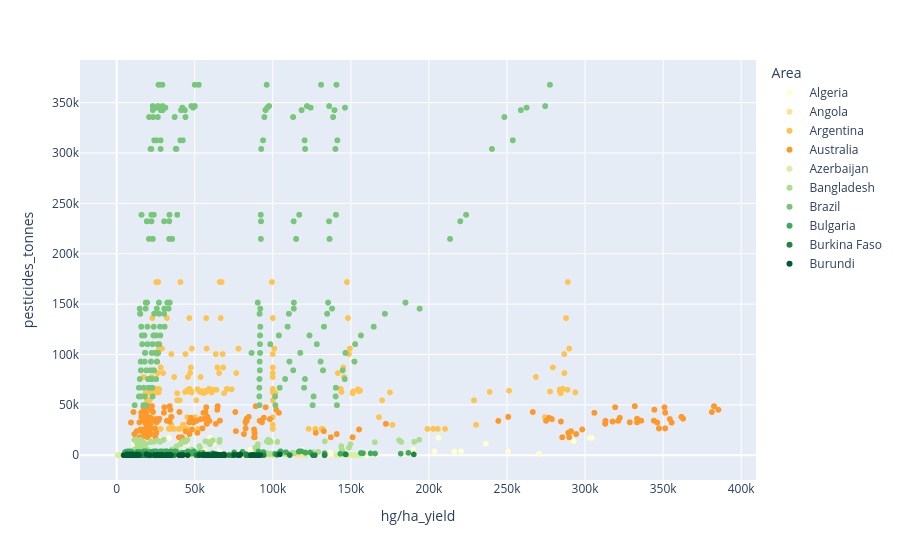
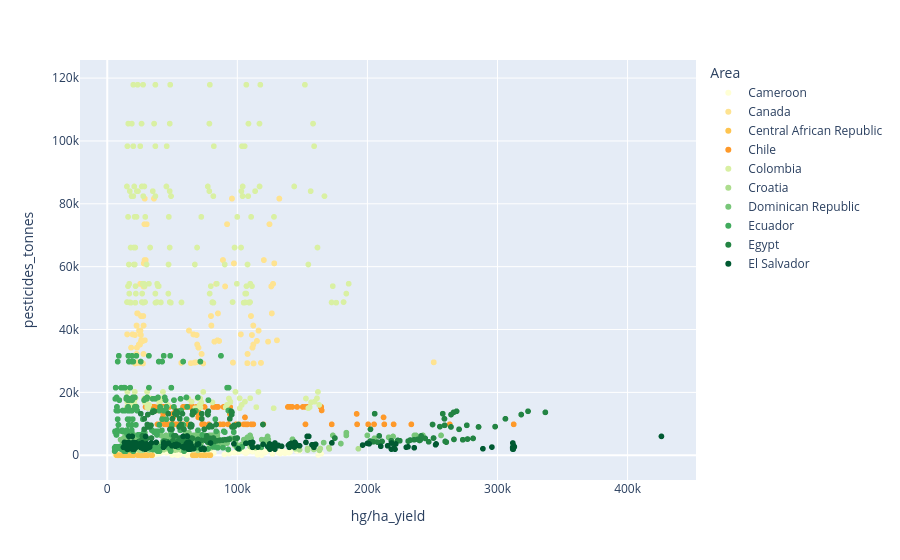
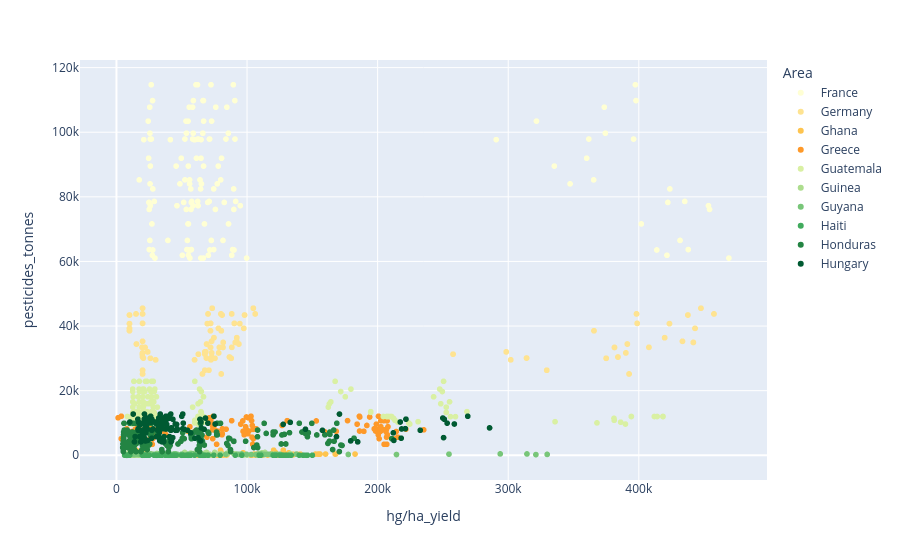
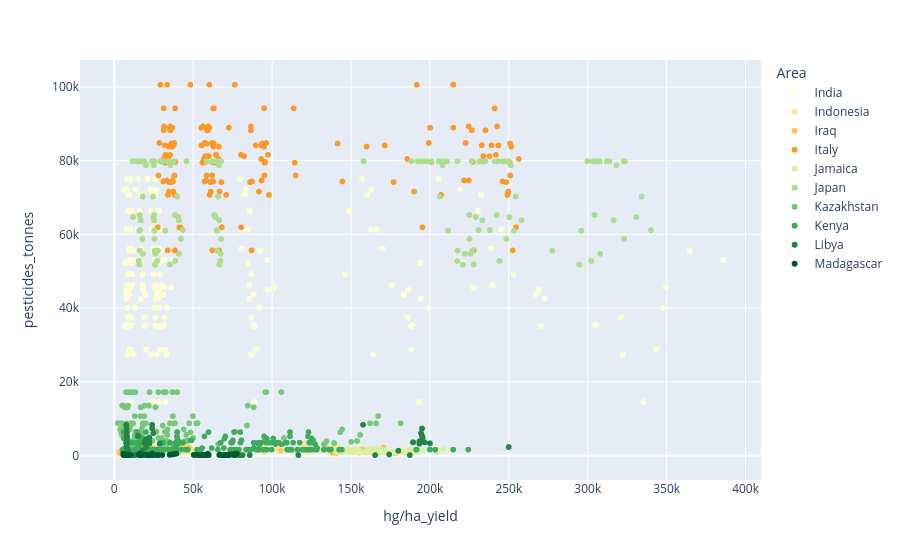

The notebook cell saved with these charts, in order:
### Code cell
num_plots = 7
areas_per_plot = 10

# Get unique areas 
unique_areas = sorted(df['Area'].unique())

# Split into chunks
area_chunks = [unique_areas[i:i+areas_per_plot] for i in range(0, len(unique_areas), areas_per_plot)]
area_chunks[-2] = unique_areas[-11:]
fig, axs = plt.subplots(ncols=num_plots)
j=0
for i, ax in enumerate(axs):

    plot_df = df[df['Area'].isin(area_chunks[i])]
    
    ax = px.scatter(plot_df, x='hg/ha_yield', y='pesticides_tonnes',color="Area",color_discrete_sequence=colorss.greens)
    j+=1
   
    ax.show()
plt.clf()

### Figure 1 — Plotly figure (JSON) as saved in the notebook; plotly's stock layout.template omitted (floating-point values rounded to 4 significant figures; data arrays with more than 128 entries replaced by an {"elided": "..."} marker saying what was removed)
{"data": [{"hovertemplate": "Area=Algeria<br>hg/ha_yield=%{x}<br>pesticides_tonnes=%{y}<extra></extra>", "legendgroup": "Algeria", "marker": {"color": "#ffffd4", "symbol": "circle"}, "mode": "markers", "name": "Algeria", "showlegend": true, "type": "scattergl", "x": [16500, 78936, 28000, 16571, 6315, 19231, 90747, 26786, 24231, 10809, 22828, 107917, 24733, 40000, 9939, 12500, 111215, 23111, 50000, 8097, 4512, 95078, 21374, 7999, 16115, 136768, 19598, 12667, 8924, 17154, 134629, 17861, 14750, 13090, 21417, 141042, 15000, 40000, 8016, 17222, 160256, 15000, 24500, 8847, 22375, 153532, 13942, 27000, 10711, 36186, 166143, 13052, 69500, 9194, 27175, 147018, 12314, 27750, 11104, 33480, 183774, 12959, 33900, 10739, 31729, 203585, 12829, 43316, 13582, 33864, 216267, 12998, 33486, 15057, 65668, 220689, 12769, 56728, 15068, 85625, 189927, 13375, 119059, 12742, 44714, 236393, 13952, 61786, 11038, 30914, 250764, 14594, 90465, 15975, 25827, 270526, 15305, 30286, 14838, 23374, 292806, 16081, 100000, 17405, 25583, 304291, 16667, 206000, 17639, 33649, 303218, 17778, 60000, 19100], "xaxis": "x", "y": [1829.0, 1829.0, 1829.0, 1829.0, 1829.0, 2462.0, 2462.0, 2462.0, 2462.0, 2462.0, 1215.0, 1215.0, 1215.0, 1215.0, 1215.0, 1022.0, 1022.0, 1022.0, 1022.0, 1022.0, 1255.0, 1255.0, 1255.0, 1255.0, 2697.0, 2697.0, 2697.0, 2697.0, 2697.0, 479.8, 479.8, 479.8, 479.8, 479.8, 401.2, 401.2, 401.2, 401.2, 401.2, 322.8, 322.8, 322.8, 322.8, 322.8, 654.5, 654.5, 654.5, 654.5, 654.5, 603.7, 603.7, 603.7, 603.7, 603.7, 710.1, 710.1, 710.1, 710.1, 710.1, 816.5, 816.5, 816.5, 816.5, 816.5, 3748.0, 3748.0, 3748.0, 3748.0, 3748.0, 3663.0, 3663.0, 3663.0, 3663.0, 3663.0, 4111.0, 4111.0, 4111.0, 4111.0, 4111.0, 5391.0, 5391.0, 5391.0, 5391.0, 5391.0, 11560.0, 11560.0, 11560.0, 11560.0, 11560.0, 3868.0, 3868.0, 3868.0, 3868.0, 3868.0, 1296.0, 1296.0, 1296.0, 1296.0, 1296.0, 13860.0, 13860.0, 13860.0, 13860.0, 13860.0, 17380.0, 17380.0, 17380.0, 17380.0, 17380.0, 17280.0, 17280.0, 17280.0, 17280.0, 17280.0], "yaxis": "y"}, {"hovertemplate": "Area=Angola<br>hg/ha_yield=%{x}<br>pesticides_tonnes=%{y}<extra></extra>", "legendgroup": "Angola", "marker": {"color": "#fee391", "symbol": "circle"}, "mode": "markers", "name": "Angola", "showlegend": true, "type": "scattergl", "x": {"elided": "164 int values"}, "xaxis": "x", "y": {"elided": "164 float values"}, "yaxis": "y"}, {"hovertemplate": "Area=Argentina<br>hg/ha_yield=%{x}<br>pesticides_tonnes=%{y}<extra></extra>", "legendgroup": "Argentina", "marker": {"color": "#fec44f", "symbol": "circle"}, "mode": "markers", "name": "Argentina", "showlegend": true, "type": "scattergl", "x": {"elided": "368 int values"}, "xaxis": "x", "y": {"elided": "368 float values"}, "yaxis": "y"}, {"hovertemplate": "Area=Australia<br>hg/ha_yield=%{x}<br>pesticides_tonnes=%{y}<extra></extra>", "legendgroup": "Australia", "marker": {"color": "#fe9929", "symbol": "circle"}, "mode": "markers", "name": "Australia", "showlegend": true, "type": "scattergl", "x": {"elided": "966 int values"}, "xaxis": "x", "y": {"elided": "966 float values"}, "yaxis": "y"}, {"hovertemplate": "Area=Azerbaijan<br>hg/ha_yield=%{x}<br>pesticides_tonnes=%{y}<extra></extra>", "legendgroup": "Azerbaijan", "marker": {"color": "#d9f0a3", "symbol": "circle"}, "mode": "markers", "name": "Azerbaijan", "showlegend": true, "type": "scattergl", "x": [18740, 82701, 7292, 578, 1141, 21705, 13918, 78059, 9461, 1659, 811, 16855, 14619, 82623, 10059, 2323, 1905, 16296, 11810, 97450, 19890, 1317, 10000, 14940, 17369, 101359, 36917, 1389, 9363, 16627, 24340, 82711, 46082, 833, 10667, 16914, 29541, 95259, 48046, 857, 11111, 15764, 35343, 95214, 44415, 12000, 19992, 32484, 89357, 50191, 2434, 11940, 23223, 37823, 109774, 48495, 12222, 26154, 43463, 121132, 46532, 26028, 46071, 141416, 39810, 17568, 25748, 47703, 153215, 35903, 5789, 25818, 45777, 149497, 42375, 10000, 4906, 26050, 46175, 154570, 33886, 4000, 26722, 47784, 156430, 27973, 12000, 5000, 27251, 47990, 149950, 25279, 6677, 25946, 45551, 144945, 23963, 7136, 19381, 45460, 143973, 20947, 6717, 24376, 51029, 146740, 22249, 1500, 6587, 26144, 53903, 151999, 22808, 5000, 6457, 26719], "xaxis": "x", "y": [148.7, 148.7, 148.7, 148.7, 148.7, 148.7, 148.7, 148.7, 148.7, 148.7, 148.7, 148.7, 148.7, 148.7, 148.7, 148.7, 148.7, 148.7, 148.7, 148.7, 148.7, 148.7, 148.7, 148.7, 148.7, 148.7, 148.7, 148.7, 148.7, 148.7, 148.7, 148.7, 148.7, 148.7, 148.7, 148.7, 148.7, 148.7, 148.7, 148.7, 148.7, 148.7, 148.7, 148.7, 148.7, 148.7, 148.7, 148.7, 148.7, 148.7, 148.7, 148.7, 148.7, 148.7, 148.7, 148.7, 148.7, 148.7, 148.7, 148.7, 148.7, 148.7, 148.7, 148.7, 148.7, 148.7, 148.7, 148.7, 148.7, 148.7, 148.7, 148.7, 148.7, 148.7, 148.7, 148.7, 148.7, 148.7, 148.7, 148.7, 148.7, 148.7, 148.7, 263.0, 263.0, 263.0, 263.0, 263.0, 263.0, 316.2, 316.2, 316.2, 316.2, 316.2, 333.9, 333.9, 333.9, 333.9, 333.9, 461.8, 461.8, 461.8, 461.8, 461.8, 516.4, 516.4, 516.4, 516.4, 516.4, 516.4, 489.8, 489.8, 489.8, 489.8, 489.8, 489.8], "yaxis": "y"}, {"hovertemplate": "Area=Bangladesh<br>hg/ha_yield=%{x}<br>pesticides_tonnes=%{y}<extra></extra>", "legendgroup": "Bangladesh", "marker": {"color": "#addd8e", "symbol": "circle"}, "mode": "markers", "name": "Bangladesh", "showlegend": true, "type": "scattergl", "x": {"elided": "294 int values"}, "xaxis": "x", "y": {"elided": "294 float values"}, "yaxis": "y"}, {"hovertemplate": "Area=Brazil<br>hg/ha_yield=%{x}<br>pesticides_tonnes=%{y}<extra></extra>", "legendgroup": "Brazil", "marker": {"color": "#78c679", "symbol": "circle"}, "mode": "markers", "name": "Brazil", "showlegend": true, "type": "scattergl", "x": {"elided": "2277 int values"}, "xaxis": "x", "y": {"elided": "2277 float values"}, "yaxis": "y"}, {"hovertemplate": "Area=Bulgaria<br>hg/ha_yield=%{x}<br>pesticides_tonnes=%{y}<extra></extra>", "legendgroup": "Bulgaria", "marker": {"color": "#41ab5d", "symbol": "circle"}, "mode": "markers", "name": "Bulgaria", "showlegend": true, "type": "scattergl", "x": {"elided": "138 int values"}, "xaxis": "x", "y": {"elided": "138 float values"}, "yaxis": "y"}, {"hovertemplate": "Area=Burkina Faso<br>hg/ha_yield=%{x}<br>pesticides_tonnes=%{y}<extra></extra>", "legendgroup": "Burkina Faso", "marker": {"color": "#238443", "symbol": "circle"}, "mode": "markers", "name": "Burkina Faso", "showlegend": true, "type": "scattergl", "x": {"elided": "184 int values"}, "xaxis": "x", "y": {"elided": "184 float values"}, "yaxis": "y"}, {"hovertemplate": "Area=Burundi<br>hg/ha_yield=%{x}<br>pesticides_tonnes=%{y}<extra></extra>", "legendgroup": "Burundi", "marker": {"color": "#005a32", "symbol": "circle"}, "mode": "markers", "name": "Burundi", "showlegend": true, "type": "scattergl", "x": {"elided": "207 int values"}, "xaxis": "x", "y": {"elided": "207 float values"}, "yaxis": "y"}], "layout": {"legend": {"title": {"text": "Area"}, "tracegroupgap": 0}, "margin": {"t": 60}, "xaxis": {"anchor": "y", "domain": [0, 1], "title": {"text": "hg/ha_yield"}}, "yaxis": {"anchor": "x", "domain": [0, 1], "title": {"text": "pesticides_tonnes"}}}}

### Figure 2 — Plotly figure (JSON) as saved in the notebook; plotly's stock layout.template omitted (floating-point values rounded to 4 significant figures; data arrays with more than 128 entries replaced by an {"elided": "..."} marker saying what was removed)
{"data": [{"hovertemplate": "Area=Cameroon<br>hg/ha_yield=%{x}<br>pesticides_tonnes=%{y}<extra></extra>", "legendgroup": "Cameroon", "marker": {"color": "#ffffd4", "symbol": "circle"}, "mode": "markers", "name": "Cameroon", "showlegend": true, "type": "scattergl", "x": {"elided": "230 int values"}, "xaxis": "x", "y": {"elided": "230 float values"}, "yaxis": "y"}, {"hovertemplate": "Area=Canada<br>hg/ha_yield=%{x}<br>pesticides_tonnes=%{y}<extra></extra>", "legendgroup": "Canada", "marker": {"color": "#fee391", "symbol": "circle"}, "mode": "markers", "name": "Canada", "showlegend": true, "type": "scattergl", "x": {"elided": "552 int values"}, "xaxis": "x", "y": {"elided": "552 float values"}, "yaxis": "y"}, {"hovertemplate": "Area=Central African Republic<br>hg/ha_yield=%{x}<br>pesticides_tonnes=%{y}<extra></extra>", "legendgroup": "Central African Republic", "marker": {"color": "#fec44f", "symbol": "circle"}, "mode": "markers", "name": "Central African Republic", "showlegend": true, "type": "scattergl", "x": {"elided": "161 int values"}, "xaxis": "x", "y": {"elided": "161 float values"}, "yaxis": "y"}, {"hovertemplate": "Area=Chile<br>hg/ha_yield=%{x}<br>pesticides_tonnes=%{y}<extra></extra>", "legendgroup": "Chile", "marker": {"color": "#fe9929", "symbol": "circle"}, "mode": "markers", "name": "Chile", "showlegend": true, "type": "scattergl", "x": {"elided": "230 int values"}, "xaxis": "x", "y": {"elided": "230 float values"}, "yaxis": "y"}, {"hovertemplate": "Area=Colombia<br>hg/ha_yield=%{x}<br>pesticides_tonnes=%{y}<extra></extra>", "legendgroup": "Colombia", "marker": {"color": "#d9f0a3", "symbol": "circle"}, "mode": "markers", "name": "Colombia", "showlegend": true, "type": "scattergl", "x": {"elided": "414 int values"}, "xaxis": "x", "y": {"elided": "414 float values"}, "yaxis": "y"}, {"hovertemplate": "Area=Croatia<br>hg/ha_yield=%{x}<br>pesticides_tonnes=%{y}<extra></extra>", "legendgroup": "Croatia", "marker": {"color": "#addd8e", "symbol": "circle"}, "mode": "markers", "name": "Croatia", "showlegend": true, "type": "scattergl", "x": [41535, 79015, 45214, 17593, 38967, 44822, 78435, 39320, 23084, 41867, 45529, 84888, 43162, 21594, 37823, 49027, 104158, 40301, 22852, 38605, 52192, 101625, 41101, 21857, 36905, 58802, 98123, 41797, 24622, 40000, 52474, 102378, 44046, 22772, 42214, 55584, 109779, 43581, 25003, 32976, 40701, 84883, 43025, 13752, 47455, 56659, 102106, 41138, 22066, 44047, 63767, 113892, 40854, 27031, 45919, 63054, 153997, 37125, 21545, 49278, 69182, 144638, 30000, 24808, 41144, 65312, 163810, 26667, 27737, 45833, 49371, 170730, 30000, 19489, 46408, 79759, 170369, 35023, 30053, 54833, 73508, 193036, 24835, 26000, 51896, 69678, 163115, 25641, 27203, 40415, 56817, 153960, 32000, 25005, 52237, 43374, 147848, 35729, 17875, 53473, 65000, 158785, 50203, 23606, 48846], "xaxis": "x", "y": [2304.0, 2304.0, 2304.0, 2304.0, 2304.0, 2675.0, 2675.0, 2675.0, 2675.0, 2675.0, 3047.0, 3047.0, 3047.0, 3047.0, 3047.0, 3418.0, 3418.0, 3418.0, 3418.0, 3418.0, 3148.0, 3148.0, 3148.0, 3148.0, 3148.0, 3026.0, 3026.0, 3026.0, 3026.0, 3026.0, 2904.0, 2904.0, 2904.0, 2904.0, 2904.0, 2783.0, 2783.0, 2783.0, 2783.0, 2783.0, 2661.0, 2661.0, 2661.0, 2661.0, 2661.0, 2539.0, 2539.0, 2539.0, 2539.0, 2539.0, 2418.0, 2418.0, 2418.0, 2418.0, 2418.0, 2174.0, 2174.0, 2174.0, 2174.0, 2174.0, 2053.0, 2053.0, 2053.0, 2053.0, 2053.0, 2150.0, 2150.0, 2150.0, 2150.0, 2150.0, 2015.0, 2015.0, 2015.0, 2015.0, 2015.0, 2388.0, 2388.0, 2388.0, 2388.0, 2388.0, 2070.0, 2070.0, 2070.0, 2070.0, 2070.0, 1540.0, 1540.0, 1540.0, 1540.0, 1540.0, 1639.0, 1639.0, 1639.0, 1639.0, 1639.0, 1737.0, 1737.0, 1737.0, 1737.0, 1737.0, 1836.0, 1836.0, 1836.0, 1836.0, 1836.0], "yaxis": "y"}, {"hovertemplate": "Area=Dominican Republic<br>hg/ha_yield=%{x}<br>pesticides_tonnes=%{y}<extra></extra>", "legendgroup": "Dominican Republic", "marker": {"color": "#78c679", "symbol": "circle"}, "mode": "markers", "name": "Dominican Republic", "showlegend": true, "type": "scattergl", "x": {"elided": "368 int values"}, "xaxis": "x", "y": {"elided": "368 float values"}, "yaxis": "y"}, {"hovertemplate": "Area=Ecuador<br>hg/ha_yield=%{x}<br>pesticides_tonnes=%{y}<extra></extra>", "legendgroup": "Ecuador", "marker": {"color": "#41ab5d", "symbol": "circle"}, "mode": "markers", "name": "Ecuador", "showlegend": true, "type": "scattergl", "x": {"elided": "621 int values"}, "xaxis": "x", "y": {"elided": "621 float values"}, "yaxis": "y"}, {"hovertemplate": "Area=Egypt<br>hg/ha_yield=%{x}<br>pesticides_tonnes=%{y}<extra></extra>", "legendgroup": "Egypt", "marker": {"color": "#238443", "symbol": "circle"}, "mode": "markers", "name": "Egypt", "showlegend": true, "type": "scattergl", "x": {"elided": "322 int values"}, "xaxis": "x", "y": {"elided": "322 float values"}, "yaxis": "y"}, {"hovertemplate": "Area=El Salvador<br>hg/ha_yield=%{x}<br>pesticides_tonnes=%{y}<extra></extra>", "legendgroup": "El Salvador", "marker": {"color": "#005a32", "symbol": "circle"}, "mode": "markers", "name": "El Salvador", "showlegend": true, "type": "scattergl", "x": {"elided": "184 int values"}, "xaxis": "x", "y": {"elided": "184 float values"}, "yaxis": "y"}], "layout": {"legend": {"title": {"text": "Area"}, "tracegroupgap": 0}, "margin": {"t": 60}, "xaxis": {"anchor": "y", "domain": [0, 1], "title": {"text": "hg/ha_yield"}}, "yaxis": {"anchor": "x", "domain": [0, 1], "title": {"text": "pesticides_tonnes"}}}}

### Figure 3 — Plotly figure (JSON) as saved in the notebook; plotly's stock layout.template omitted (floating-point values rounded to 4 significant figures; data arrays with more than 128 entries replaced by an {"elided": "..."} marker saying what was removed)
{"data": [{"hovertemplate": "Area=France<br>hg/ha_yield=%{x}<br>pesticides_tonnes=%{y}<extra></extra>", "legendgroup": "France", "marker": {"color": "#ffffd4", "symbol": "circle"}, "mode": "markers", "name": "France", "showlegend": true, "type": "scattergl", "x": {"elided": "138 int values"}, "xaxis": "x", "y": {"elided": "138 float values"}, "yaxis": "y"}, {"hovertemplate": "Area=Germany<br>hg/ha_yield=%{x}<br>pesticides_tonnes=%{y}<extra></extra>", "legendgroup": "Germany", "marker": {"color": "#fee391", "symbol": "circle"}, "mode": "markers", "name": "Germany", "showlegend": true, "type": "scattergl", "x": {"elided": "270 int values"}, "xaxis": "x", "y": {"elided": "270 float values"}, "yaxis": "y"}, {"hovertemplate": "Area=Ghana<br>hg/ha_yield=%{x}<br>pesticides_tonnes=%{y}<extra></extra>", "legendgroup": "Ghana", "marker": {"color": "#fec44f", "symbol": "circle"}, "mode": "markers", "name": "Ghana", "showlegend": true, "type": "scattergl", "x": {"elided": "155 int values"}, "xaxis": "x", "y": {"elided": "155 float values"}, "yaxis": "y"}, {"hovertemplate": "Area=Greece<br>hg/ha_yield=%{x}<br>pesticides_tonnes=%{y}<extra></extra>", "legendgroup": "Greece", "marker": {"color": "#fe9929", "symbol": "circle"}, "mode": "markers", "name": "Greece", "showlegend": true, "type": "scattergl", "x": {"elided": "161 int values"}, "xaxis": "x", "y": {"elided": "161 float values"}, "yaxis": "y"}, {"hovertemplate": "Area=Guatemala<br>hg/ha_yield=%{x}<br>pesticides_tonnes=%{y}<extra></extra>", "legendgroup": "Guatemala", "marker": {"color": "#d9f0a3", "symbol": "circle"}, "mode": "markers", "name": "Guatemala", "showlegend": true, "type": "scattergl", "x": {"elided": "204 int values"}, "xaxis": "x", "y": {"elided": "204 float values"}, "yaxis": "y"}, {"hovertemplate": "Area=Guinea<br>hg/ha_yield=%{x}<br>pesticides_tonnes=%{y}<extra></extra>", "legendgroup": "Guinea", "marker": {"color": "#addd8e", "symbol": "circle"}, "mode": "markers", "name": "Guinea", "showlegend": true, "type": "scattergl", "x": {"elided": "171 int values"}, "xaxis": "x", "y": {"elided": "171 float values"}, "yaxis": "y"}, {"hovertemplate": "Area=Guyana<br>hg/ha_yield=%{x}<br>pesticides_tonnes=%{y}<extra></extra>", "legendgroup": "Guyana", "marker": {"color": "#78c679", "symbol": "circle"}, "mode": "markers", "name": "Guyana", "showlegend": true, "type": "scattergl", "x": [109000, 15666, 32500, 30331, 121538, 13555, 29317, 33427, 123200, 12075, 28917, 35106, 117265, 12069, 29183, 33171, 119184, 11786, 32333, 37329, 125357, 13177, 34194, 39542, 115715, 11481, 30877, 40141, 113421, 30385, 34000, 39809, 16667, 96154, 99615, 15707, 27333, 40405, 19019, 83772, 110516, 15005, 35722, 38246, 19932, 93333, 112135, 12352, 46584, 38677, 20224, 95100, 111273, 12644, 37611, 39823, 16346, 95512, 108378, 14207, 36988, 41194, 16667, 96154, 109834, 12500, 37776, 43294, 60125, 94444, 108378, 12500, 29892, 39397, 92975, 93750, 110214, 10000, 35055, 46265, 137770, 92857, 109103, 17174, 34707, 43310, 177561, 96154, 103175, 13333, 21350, 42324, 214445, 123377, 109231, 13476, 33056, 44353, 329827, 122139, 106800, 13773, 46653, 42328, 321208, 123760, 95857, 13868, 26306, 44102, 314369, 57333, 110944, 13854, 32736, 45280, 293877, 58600, 109286, 13841, 33143, 49996, 254655, 55067], "xaxis": "x", "y": [289.9, 289.9, 289.9, 289.9, 289.9, 289.9, 289.9, 289.9, 289.9, 289.9, 289.9, 289.9, 289.9, 289.9, 289.9, 289.9, 289.9, 289.9, 289.9, 289.9, 289.9, 289.9, 289.9, 289.9, 289.9, 289.9, 289.9, 289.9, 289.9, 289.9, 289.9, 289.9, 289.9, 289.9, 289.9, 289.9, 289.9, 289.9, 289.9, 289.9, 289.9, 289.9, 289.9, 289.9, 289.9, 289.9, 289.9, 289.9, 289.9, 289.9, 289.9, 289.9, 289.9, 289.9, 289.9, 289.9, 289.9, 289.9, 289.9, 289.9, 289.9, 289.9, 289.9, 289.9, 289.9, 289.9, 289.9, 289.9, 289.9, 289.9, 270.8, 270.8, 270.8, 270.8, 270.8, 270.8, 343.1, 343.1, 343.1, 343.1, 343.1, 343.1, 246.5, 246.5, 246.5, 246.5, 246.5, 246.5, 234.3, 234.3, 234.3, 234.3, 234.3, 234.3, 264.5, 264.5, 264.5, 264.5, 264.5, 264.5, 211.8, 211.8, 211.8, 211.8, 211.8, 211.8, 400.8, 400.8, 400.8, 400.8, 400.8, 400.8, 427.7, 427.7, 427.7, 427.7, 427.7, 427.7, 358.7, 358.7, 358.7, 358.7, 358.7, 358.7], "yaxis": "y"}, {"hovertemplate": "Area=Haiti<br>hg/ha_yield=%{x}<br>pesticides_tonnes=%{y}<extra></extra>", "legendgroup": "Haiti", "marker": {"color": "#41ab5d", "symbol": "circle"}, "mode": "markers", "name": "Haiti", "showlegend": true, "type": "scattergl", "x": {"elided": "184 int values"}, "xaxis": "x", "y": {"elided": "184 float values"}, "yaxis": "y"}, {"hovertemplate": "Area=Honduras<br>hg/ha_yield=%{x}<br>pesticides_tonnes=%{y}<extra></extra>", "legendgroup": "Honduras", "marker": {"color": "#238443", "symbol": "circle"}, "mode": "markers", "name": "Honduras", "showlegend": true, "type": "scattergl", "x": {"elided": "204 int values"}, "xaxis": "x", "y": {"elided": "204 float values"}, "yaxis": "y"}, {"hovertemplate": "Area=Hungary<br>hg/ha_yield=%{x}<br>pesticides_tonnes=%{y}<extra></extra>", "legendgroup": "Hungary", "marker": {"color": "#005a32", "symbol": "circle"}, "mode": "markers", "name": "Hungary", "showlegend": true, "type": "scattergl", "x": {"elided": "138 int values"}, "xaxis": "x", "y": {"elided": "138 float values"}, "yaxis": "y"}], "layout": {"legend": {"title": {"text": "Area"}, "tracegroupgap": 0}, "margin": {"t": 60}, "xaxis": {"anchor": "y", "domain": [0, 1], "title": {"text": "hg/ha_yield"}}, "yaxis": {"anchor": "x", "domain": [0, 1], "title": {"text": "pesticides_tonnes"}}}}

### Figure 4 — Plotly figure (JSON) as saved in the notebook; plotly's stock layout.template omitted (floating-point values rounded to 4 significant figures; data arrays with more than 128 entries replaced by an {"elided": "..."} marker saying what was removed)
{"data": [{"hovertemplate": "Area=India<br>hg/ha_yield=%{x}<br>pesticides_tonnes=%{y}<extra></extra>", "legendgroup": "India", "marker": {"color": "#ffffd4", "symbol": "circle"}, "mode": "markers", "name": "India", "showlegend": true, "type": "scattergl", "x": {"elided": "4048 int values"}, "xaxis": "x", "y": {"elided": "4048 float values"}, "yaxis": "y"}, {"hovertemplate": "Area=Indonesia<br>hg/ha_yield=%{x}<br>pesticides_tonnes=%{y}<extra></extra>", "legendgroup": "Indonesia", "marker": {"color": "#fee391", "symbol": "circle"}, "mode": "markers", "name": "Indonesia", "showlegend": true, "type": "scattergl", "x": {"elided": "828 int values"}, "xaxis": "x", "y": {"elided": "828 float values"}, "yaxis": "y"}, {"hovertemplate": "Area=Iraq<br>hg/ha_yield=%{x}<br>pesticides_tonnes=%{y}<extra></extra>", "legendgroup": "Iraq", "marker": {"color": "#fec44f", "symbol": "circle"}, "mode": "markers", "name": "Iraq", "showlegend": true, "type": "scattergl", "x": {"elided": "276 int values"}, "xaxis": "x", "y": {"elided": "276 float values"}, "yaxis": "y"}, {"hovertemplate": "Area=Italy<br>hg/ha_yield=%{x}<br>pesticides_tonnes=%{y}<extra></extra>", "legendgroup": "Italy", "marker": {"color": "#fe9929", "symbol": "circle"}, "mode": "markers", "name": "Italy", "showlegend": true, "type": "scattergl", "x": {"elided": "322 int values"}, "xaxis": "x", "y": {"elided": "322 float values"}, "yaxis": "y"}, {"hovertemplate": "Area=Jamaica<br>hg/ha_yield=%{x}<br>pesticides_tonnes=%{y}<extra></extra>", "legendgroup": "Jamaica", "marker": {"color": "#d9f0a3", "symbol": "circle"}, "mode": "markers", "name": "Jamaica", "showlegend": true, "type": "scattergl", "x": {"elided": "161 int values"}, "xaxis": "x", "y": {"elided": "161 float values"}, "yaxis": "y"}, {"hovertemplate": "Area=Japan<br>hg/ha_yield=%{x}<br>pesticides_tonnes=%{y}<extra></extra>", "legendgroup": "Japan", "marker": {"color": "#addd8e", "symbol": "circle"}, "mode": "markers", "name": "Japan", "showlegend": true, "type": "scattergl", "x": {"elided": "966 int values"}, "xaxis": "x", "y": {"elided": "966 float values"}, "yaxis": "y"}, {"hovertemplate": "Area=Kazakhstan<br>hg/ha_yield=%{x}<br>pesticides_tonnes=%{y}<extra></extra>", "legendgroup": "Kazakhstan", "marker": {"color": "#78c679", "symbol": "circle"}, "mode": "markers", "name": "Kazakhstan", "showlegend": true, "type": "scattergl", "x": {"elided": "252 int values"}, "xaxis": "x", "y": {"elided": "252 float values"}, "yaxis": "y"}, {"hovertemplate": "Area=Kenya<br>hg/ha_yield=%{x}<br>pesticides_tonnes=%{y}<extra></extra>", "legendgroup": "Kenya", "marker": {"color": "#41ab5d", "symbol": "circle"}, "mode": "markers", "name": "Kenya", "showlegend": true, "type": "scattergl", "x": {"elided": "230 int values"}, "xaxis": "x", "y": {"elided": "230 float values"}, "yaxis": "y"}, {"hovertemplate": "Area=Libya<br>hg/ha_yield=%{x}<br>pesticides_tonnes=%{y}<extra></extra>", "legendgroup": "Libya", "marker": {"color": "#238443", "symbol": "circle"}, "mode": "markers", "name": "Libya", "showlegend": true, "type": "scattergl", "x": {"elided": "138 int values"}, "xaxis": "x", "y": {"elided": "138 float values"}, "yaxis": "y"}, {"hovertemplate": "Area=Madagascar<br>hg/ha_yield=%{x}<br>pesticides_tonnes=%{y}<extra></extra>", "legendgroup": "Madagascar", "marker": {"color": "#005a32", "symbol": "circle"}, "mode": "markers", "name": "Madagascar", "showlegend": true, "type": "scattergl", "x": {"elided": "184 int values"}, "xaxis": "x", "y": {"elided": "184 float values"}, "yaxis": "y"}], "layout": {"legend": {"title": {"text": "Area"}, "tracegroupgap": 0}, "margin": {"t": 60}, "xaxis": {"anchor": "y", "domain": [0, 1], "title": {"text": "hg/ha_yield"}}, "yaxis": {"anchor": "x", "domain": [0, 1], "title": {"text": "pesticides_tonnes"}}}}
